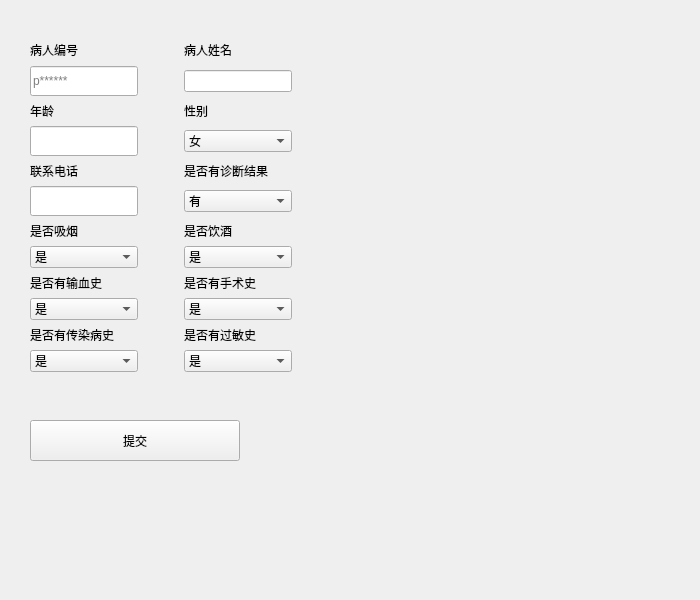
<?xml version="1.0" encoding="UTF-8"?>
<ui version="4.0">
 <class>Dialog</class>
 <widget class="QDialog" name="Dialog">
  <property name="geometry">
   <rect>
    <x>0</x>
    <y>0</y>
    <width>700</width>
    <height>600</height>
   </rect>
  </property>
  <property name="sizePolicy">
   <sizepolicy hsizetype="Fixed" vsizetype="Fixed">
    <horstretch>0</horstretch>
    <verstretch>0</verstretch>
   </sizepolicy>
  </property>
  <property name="minimumSize">
   <size>
    <width>700</width>
    <height>600</height>
   </size>
  </property>
  <property name="windowTitle">
   <string>添加样本</string>
  </property>
  <widget class="QWidget" name="layoutWidget">
   <property name="geometry">
    <rect>
     <x>30</x>
     <y>40</y>
     <width>511</width>
     <height>350</height>
    </rect>
   </property>
   <layout class="QGridLayout" name="gridLayout">
    <property name="sizeConstraint">
     <enum>QLayout::SetFixedSize</enum>
    </property>
    <item row="10" column="3">
     <widget class="QComboBox" name="comboBox_sur">
      <item>
       <property name="text">
        <string>是</string>
       </property>
      </item>
      <item>
       <property name="text">
        <string>否</string>
       </property>
      </item>
      <item>
       <property name="text">
        <string>未知</string>
       </property>
      </item>
     </widget>
    </item>
    <item row="7" column="3">
     <widget class="QLabel" name="label_5">
      <property name="styleSheet">
       <string notr="true">font: 13pt &quot;Hei&quot;;</string>
      </property>
      <property name="text">
       <string>是否饮酒</string>
      </property>
     </widget>
    </item>
    <item row="10" column="1">
     <widget class="QComboBox" name="comboBox_trans">
      <item>
       <property name="text">
        <string>是</string>
       </property>
      </item>
      <item>
       <property name="text">
        <string>否</string>
       </property>
      </item>
      <item>
       <property name="text">
        <string>未知</string>
       </property>
      </item>
     </widget>
    </item>
    <item row="8" column="1">
     <widget class="QComboBox" name="comboBox_smoke">
      <item>
       <property name="text">
        <string>是</string>
       </property>
      </item>
      <item>
       <property name="text">
        <string>否</string>
       </property>
      </item>
      <item>
       <property name="text">
        <string>未知</string>
       </property>
      </item>
     </widget>
    </item>
    <item row="1" column="3">
     <widget class="QLineEdit" name="lineEdit_pname">
      <property name="text">
       <string/>
      </property>
      <property name="placeholderText">
       <string/>
      </property>
     </widget>
    </item>
    <item row="5" column="3">
     <widget class="QLabel" name="label_2">
      <property name="styleSheet">
       <string notr="true">font: 13pt &quot;Hei&quot;;</string>
      </property>
      <property name="text">
       <string>是否有诊断结果</string>
      </property>
     </widget>
    </item>
    <item row="2" column="1">
     <widget class="QLabel" name="label_type">
      <property name="styleSheet">
       <string notr="true">font: 13pt &quot;Hei&quot;;</string>
      </property>
      <property name="text">
       <string>年龄</string>
      </property>
     </widget>
    </item>
    <item row="1" column="1">
     <widget class="QLineEdit" name="lineEdit_pID">
      <property name="minimumSize">
       <size>
        <width>0</width>
        <height>30</height>
       </size>
      </property>
      <property name="text">
       <string/>
      </property>
      <property name="placeholderText">
       <string>p******</string>
      </property>
     </widget>
    </item>
    <item row="3" column="3">
     <widget class="QComboBox" name="comboBox_gender">
      <item>
       <property name="text">
        <string>女</string>
       </property>
      </item>
      <item>
       <property name="text">
        <string>男</string>
       </property>
      </item>
      <item>
       <property name="text">
        <string>其他</string>
       </property>
      </item>
     </widget>
    </item>
    <item row="0" column="1">
     <widget class="QLabel" name="label_ID">
      <property name="styleSheet">
       <string notr="true">font: 13pt &quot;Hei&quot;;</string>
      </property>
      <property name="text">
       <string>病人编号</string>
      </property>
     </widget>
    </item>
    <item row="2" column="3">
     <widget class="QLabel" name="label_size">
      <property name="styleSheet">
       <string notr="true">font: 13pt &quot;Hei&quot;;</string>
      </property>
      <property name="text">
       <string>性别</string>
      </property>
     </widget>
    </item>
    <item row="6" column="3">
     <widget class="QComboBox" name="comboBox_result">
      <item>
       <property name="text">
        <string>有</string>
       </property>
      </item>
      <item>
       <property name="text">
        <string>无</string>
       </property>
      </item>
     </widget>
    </item>
    <item row="5" column="1">
     <widget class="QLabel" name="label">
      <property name="styleSheet">
       <string notr="true">font: 13pt &quot;Hei&quot;;</string>
      </property>
      <property name="text">
       <string>联系电话</string>
      </property>
     </widget>
    </item>
    <item row="0" column="3">
     <widget class="QLabel" name="label_3">
      <property name="text">
       <string>病人姓名</string>
      </property>
     </widget>
    </item>
    <item row="6" column="1">
     <widget class="QLineEdit" name="lineEdit_phone">
      <property name="minimumSize">
       <size>
        <width>0</width>
        <height>30</height>
       </size>
      </property>
      <property name="text">
       <string/>
      </property>
      <property name="placeholderText">
       <string/>
      </property>
     </widget>
    </item>
    <item row="0" column="2">
     <spacer name="horizontalSpacer_2">
      <property name="orientation">
       <enum>Qt::Horizontal</enum>
      </property>
      <property name="sizeHint" stdset="0">
       <size>
        <width>40</width>
        <height>20</height>
       </size>
      </property>
     </spacer>
    </item>
    <item row="3" column="1">
     <widget class="QLineEdit" name="lineEdit_age">
      <property name="minimumSize">
       <size>
        <width>0</width>
        <height>30</height>
       </size>
      </property>
      <property name="text">
       <string/>
      </property>
      <property name="placeholderText">
       <string/>
      </property>
     </widget>
    </item>
    <item row="7" column="1">
     <widget class="QLabel" name="label_4">
      <property name="styleSheet">
       <string notr="true">font: 13pt &quot;Hei&quot;;</string>
      </property>
      <property name="text">
       <string>是否吸烟</string>
      </property>
     </widget>
    </item>
    <item row="9" column="3">
     <widget class="QLabel" name="label_7">
      <property name="styleSheet">
       <string notr="true">font: 13pt &quot;Hei&quot;;</string>
      </property>
      <property name="text">
       <string>是否有手术史</string>
      </property>
     </widget>
    </item>
    <item row="11" column="3">
     <widget class="QLabel" name="label_9">
      <property name="styleSheet">
       <string notr="true">font: 13pt &quot;Hei&quot;;</string>
      </property>
      <property name="text">
       <string>是否有过敏史</string>
      </property>
     </widget>
    </item>
    <item row="11" column="1">
     <widget class="QLabel" name="label_8">
      <property name="styleSheet">
       <string notr="true">font: 13pt &quot;Hei&quot;;</string>
      </property>
      <property name="text">
       <string>是否有传染病史</string>
      </property>
     </widget>
    </item>
    <item row="8" column="3">
     <widget class="QComboBox" name="comboBox_drink">
      <item>
       <property name="text">
        <string>是</string>
       </property>
      </item>
      <item>
       <property name="text">
        <string>否</string>
       </property>
      </item>
      <item>
       <property name="text">
        <string>未知</string>
       </property>
      </item>
     </widget>
    </item>
    <item row="9" column="1">
     <widget class="QLabel" name="label_6">
      <property name="styleSheet">
       <string notr="true">font: 13pt &quot;Hei&quot;;</string>
      </property>
      <property name="text">
       <string>是否有输血史</string>
      </property>
     </widget>
    </item>
    <item row="12" column="1">
     <widget class="QComboBox" name="comboBox_infect">
      <item>
       <property name="text">
        <string>是</string>
       </property>
      </item>
      <item>
       <property name="text">
        <string>否</string>
       </property>
      </item>
      <item>
       <property name="text">
        <string>未知</string>
       </property>
      </item>
     </widget>
    </item>
    <item row="12" column="3">
     <widget class="QComboBox" name="comboBox_al">
      <item>
       <property name="text">
        <string>是</string>
       </property>
      </item>
      <item>
       <property name="text">
        <string>否</string>
       </property>
      </item>
      <item>
       <property name="text">
        <string>未知</string>
       </property>
      </item>
     </widget>
    </item>
   </layout>
  </widget>
  <widget class="QWidget" name="layoutWidget">
   <property name="geometry">
    <rect>
     <x>30</x>
     <y>420</y>
     <width>210</width>
     <height>41</height>
    </rect>
   </property>
   <layout class="QHBoxLayout" name="horizontalLayout">
    <item>
     <widget class="QPushButton" name="btn_commit">
      <property name="sizePolicy">
       <sizepolicy hsizetype="Minimum" vsizetype="Expanding">
        <horstretch>0</horstretch>
        <verstretch>0</verstretch>
       </sizepolicy>
      </property>
      <property name="styleSheet">
       <string notr="true">font: 13pt &quot;Hei&quot;;</string>
      </property>
      <property name="text">
       <string>提交</string>
      </property>
      <property name="autoDefault">
       <bool>false</bool>
      </property>
     </widget>
    </item>
   </layout>
  </widget>
 </widget>
 <resources>
  <include location="creat.qrc"/>
 </resources>
 <connections/>
</ui>
